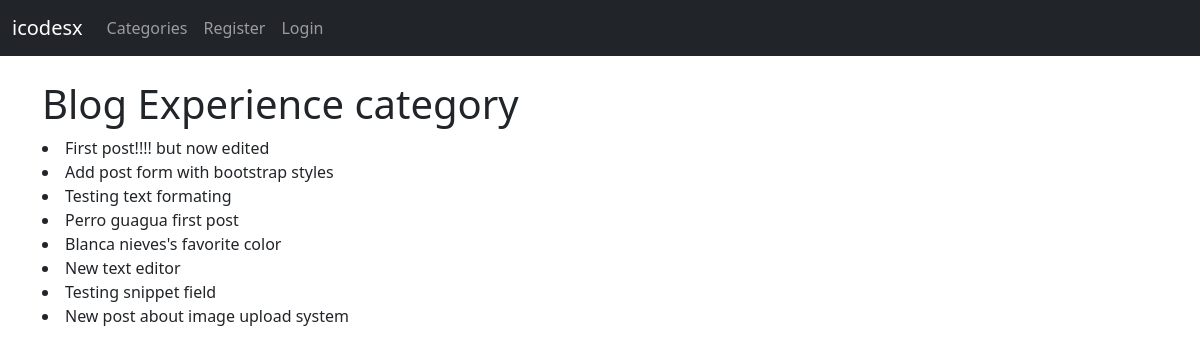
Page /category/blog-experience on the committed database.
### blogapp/models.py (models this page shows, shortened)
class Post(models.Model):
    title = models.CharField(max_length=255)
    header_image = models.ImageField(
        null=True, blank=True, upload_to='images/')
    title_tag = models.CharField(max_length=255)
    author = models.ForeignKey(User, on_delete=models.CASCADE)
    body = RichTextField(blank=True, null=True)
    post_date = models.DateField(auto_now_add=True)
    category = models.CharField(max_length=255, default='Blog experience')
    snippet = models.CharField(max_length=255)
    likes = models.ManyToManyField(User, related_name='blog_posts')

### blogapp/views.py (the view)
# urls.py: path('category/<str:cats>', CategoryView, name='category'),
def CategoryView(request, cats):
    category_posts = Post.objects.filter(category=cats.replace('-', ' '))
    return render(request, 'categories.html', {'cats': cats.title().replace('-', ' '), 'category_posts': category_posts})

### blogapp/templates/categories.html
{% extends 'base.html' %}
{% block content %}
    {% if category_posts %}
        <h1>{{ cats }} category</h1>
            {% for post in category_posts %}
                <li>
                    {{ post.title }}
                </li>
            {% endfor %}
    {% else %}
        <div class="alert alert-warning" role="alert">
            Sorry! This page doesn't exist
        </div>
    {% endif %}
{% endblock %}

### rows in the picture
Post: title "First post!!!! but now edited"
Post: title "Add post form with bootstrap styles"
Post: title "Testing text formating"
Post: title "Perro guagua first post"
Post: title "Blanca nieves's favorite color"
Post: title "New text editor"
Post: title "Testing snippet field"
Post: title "New post about image upload system"

### other values in the picture
{{ cats }} "Blog Experience"
